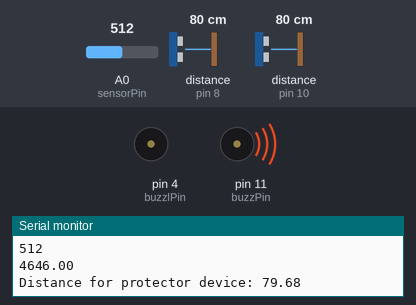
A sketch run on a simulated Arduino Uno, built with avr-gcc and run on an emulated ATmega328P. Parts: buzzer (waves = sounding, pin HIGH), the last lines printed to the serial monitor. Wiring (inferred from the names in the program): 2 × ultrasonic range finder: trigger pin 6, echo pin 8 / trigger pin 12, echo pin 10. Inputs (shaded band) come from the test bench; at power-on: distance to the obstacle (sensors on pin 10, pin 8) 80 cm, A0 (sensorPin) = 512. The echo pulse lasts 58.3 µs per cm; pins used as bus, display or sensor lines are not drawn.

Above: at 2.8 s.
2.9 s: distance to the obstacle (sensor on pin 10) set to 55 cm
9.1 s: distance to the obstacle (sensor on pin 10) set to 45 cm
At 12.6 s:
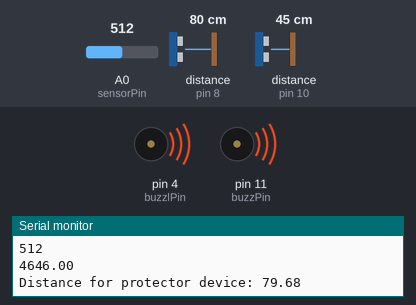
15.3 s: distance to the obstacle (sensor on pin 8) set to 7 cm
18.8 s: distance to the obstacle (sensor on pin 8) set to 4 cm
At 20.9 s:
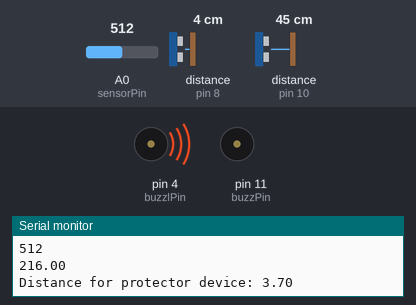
21.5 s: distance to the obstacle (sensor on pin 8) set to 9 cm
At 27.3 s:
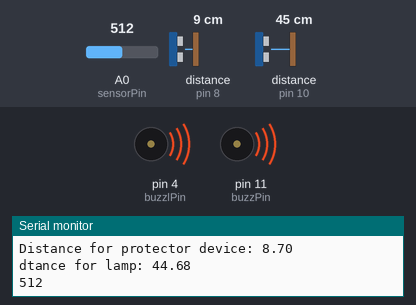
27.6 s: distance to the obstacle (sensor on pin 8) set to 2 cm
At 29.0 s:
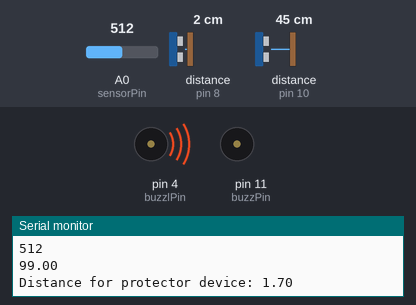
Timing chart, 0 to 30.6 s (numbered marks = the images above; inputs shaded):
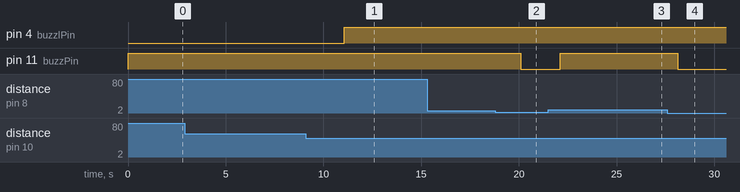

The sketch:

LAMP___PROTECTOR.ino
```cpp
 const int trigPin = 6;//for PROTECTOR CIRCUIT
const int echoPin = 8;//for PROTECTOR CIRCUIT
const int buzzPin = 11;//for PROTECTOR CIRCUIT

float duration, distance;

const int triglPin = 12;//for LAMP CIRCUIT
const int echolPin = 10;//for LAMP CIRCUIT
const int buzzlPin = 04;//(led pin)for LAMP CIRCUIT

float duration1, distance1;

int sensorPin = A0; // select the input pin for LDR
int sensorValue = 0; // variable to store the value coming from the sensor


void setup() {
  pinMode(trigPin, OUTPUT);
  pinMode(echoPin, INPUT);
  pinMode(buzzPin, OUTPUT);

  pinMode(triglPin, OUTPUT);
  pinMode(echolPin, INPUT);
  pinMode(buzzlPin, OUTPUT);
  pinMode(sensorPin, INPUT);
  Serial.begin(9600);
}

void loop() {
  //CODING FOR PROTECTOR DEVICE
 digitalWrite(buzzPin, LOW);
  digitalWrite(trigPin, LOW);
    digitalWrite(trigPin, HIGH);
  delayMicroseconds(10);
  digitalWrite(trigPin, LOW);

  duration = pulseIn(echoPin, HIGH);
  distance = (duration*.0343)/2;
  Serial.println(duration);
  Serial.print("Distance for protector device: ");
  Serial.println(distance);

  if (distance>5){
      digitalWrite(buzzPin, HIGH);
    }

//CODING FOR LAMP
  digitalWrite(triglPin, LOW);
  delay(1000);
  digitalWrite(triglPin, HIGH);
  delayMicroseconds(10);
  digitalWrite(triglPin, LOW);

  duration1 = pulseIn(echolPin, HIGH);
  distance1 = (duration1*.0343)/2;
  Serial.print("dtance for lamp: ");
  Serial.println(distance1);

sensorValue = analogRead(sensorPin); // read the value from the sensor
Serial.println(sensorValue); //prints the values coming from the sensor on the scree


  if ((distance1<50) and (sensorValue>100)){
      digitalWrite(buzzlPin, HIGH);}
    else {digitalWrite(buzzlPin,LOW);}
      delay(1000);

}
```

Measured:
- the behaviour switches between 51 and 50 cm on distance to the obstacle (sensor on pin 10) (found by bisection; images 0 and 1)
- the behaviour switches between 6 and 5 cm on distance to the obstacle (sensor on pin 8) (found by bisection; images 1 and 2)
- after the input at 9.1 s, pin 4 (buzzlPin): LOW → HIGH after 2.0 s
- after the input at 18.8 s, pin 11 (buzzPin): HIGH → LOW after 1.3 s
- after the input at 21.5 s, pin 11 (buzzPin): LOW → HIGH after 0.61 s
- after the input at 27.6 s, pin 11 (buzzPin): HIGH → LOW after 0.52 s
